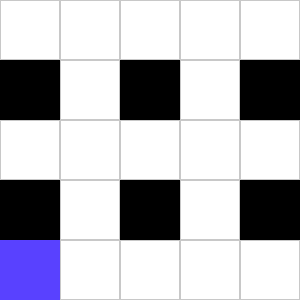

This is a level from a 2D game, rendered from its Tiled map with the project's own tilesets. A one-line summary and the complete map file follow:
An orthogonal 5x5 tile map with 60x60 px tiles, 3 tile layers (Hidden Traps, Floor, Objects).

<map version="1.2" tiledversion="1.2.2" orientation="orthogonal" renderorder="right-down" width="5" height="5" tilewidth="60" tileheight="60" infinite="0" nextlayerid="4" nextobjectid="1">
 <tileset firstgid="1" source="../data/objects.tsx" />
 <layer id="3" name="Hidden Traps" width="5" height="5">
  <data encoding="csv">
0,0,0,0,0,
0,0,0,0,0,
0,0,0,0,0,
0,0,0,0,0,
0,0,0,0,0
</data>
 </layer>
 <layer id="1" name="Floor" width="5" height="5">
  <data encoding="csv">
2,2,2,2,2,
2,2,2,2,2,
2,2,2,2,2,
2,2,2,2,2,
2,2,2,2,2
</data>
 </layer>
 <layer id="2" name="Objects" width="5" height="5">
  <data encoding="csv">
0,0,0,0,0,
5,0,5,0,5,
0,0,0,0,0,
5,0,5,0,5,
7,0,0,0,0
</data>
 </layer>
</map>
